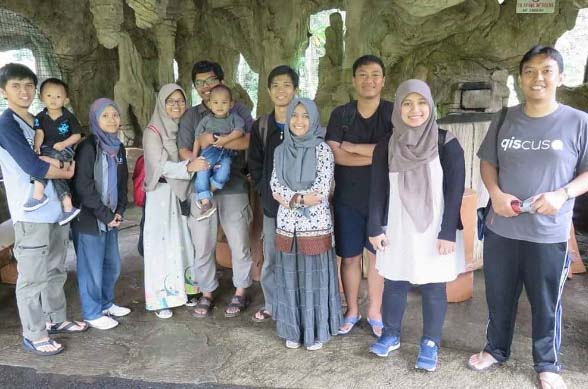
//> input picture Task 1/Poin 3/picture/source.jpg, 588 x 389 px; the run also reads 1 picture not shown here
$ ./template_matching   (built with g++ and OpenCV 4)
//> lines starting //> are read from the running program, lines starting //| are printed output that depends on the picture; after the words box and inside, x2 and y2 are one past the last pixel; in counts of white or black regions, pixels touching at a corner belong together
#include "opencv2/highgui/highgui.hpp"
#include "opencv2/imgproc/imgproc.hpp"
#include <iostream>
#include <stdio.h>

using namespace std;
using namespace cv;

/// Global Variables
Mat img; Mat templ; Mat result;
char* image_window = "Source Image";
char* result_window = "Result window";

int match_method;
int max_Trackbar = 5;

/// Function Headers
void MatchingMethod( int, void* );

int main()
{
  /// Load image and template
  img = imread( "picture/source.jpg", 1 );
//> img is the input picture: 389 rows x 588 cols, CV_8UC3; mean B, G, R 126.3, 129, 130.1
  templ = imread( "picture/template.jpg", 1 );

  /// Create windows
  namedWindow( image_window, CV_WINDOW_AUTOSIZE );
  namedWindow( result_window, CV_WINDOW_AUTOSIZE );
  moveWindow( image_window,0,0);
  moveWindow( result_window,640,0);

  /// Create Trackbar
  string trackbar_label = "Method:\n0: SQDIFF\n1: SQDIFF NORMED\n2: TM CCORR\n3: TM CCORR NORMED\n4: TM COEFF\n5: TM COEFF NORMED";
  createTrackbar( trackbar_label, image_window, &match_method, max_Trackbar, MatchingMethod );
  cout<< "Choose Method:\n0: SQDIFF\n1: SQDIFF NORMED\n2: TM CCORR\n3: TM CCORR NORMED\n4: TM COEFF\n5: TM COEFF NORMED"<<endl;

  MatchingMethod( 0, 0 );

  waitKey(0);
  return 0;
}

/**
 * @function MatchingMethod
 * @brief Trackbar callback
 */
void MatchingMethod( int, void* )
{
  /// Source image to display
  Mat img_display;
  img.copyTo( img_display );

  /// Create the result matrix
  int result_cols =  img.cols - templ.cols + 1;
//> result_cols = 570
  int result_rows = img.rows - templ.rows + 1;
//> result_rows = 361

  result.create( result_rows, result_cols, CV_32FC1 );

  /// Do the Matching and Normalize
  matchTemplate( img, templ, result, match_method );
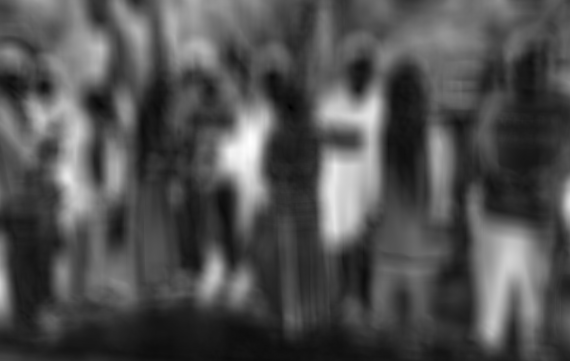
//> result: 361 rows x 570 cols, CV_32FC1; min 95047, max 30967890, mean 9851123; drawn with min black and max white
  normalize( result, result, 0, 1, NORM_MINMAX, -1, Mat() );

  /// Localizing the best match with minMaxLoc
  double minVal; double maxVal; Point minLoc; Point maxLoc;
  Point matchLoc;

  minMaxLoc( result, &minVal, &maxVal, &minLoc, &maxLoc, Mat() );
//> minVal = 0; maxVal = 1; minLoc = Point(290, 107); maxLoc = Point(250, 142)

  /// For SQDIFF and SQDIFF_NORMED, the best matches are lower values. For all the other methods, the higher the better
  if( match_method  == CV_TM_SQDIFF || match_method == CV_TM_SQDIFF_NORMED )
    { matchLoc = minLoc; }
//> matchLoc = Point(290, 107)
  else
    { matchLoc = maxLoc; }

  /// Show me what you got
  rectangle( img_display, matchLoc, Point( matchLoc.x + templ.cols , matchLoc.y + templ.rows ), Scalar::all(0), 2, 8, 0 );
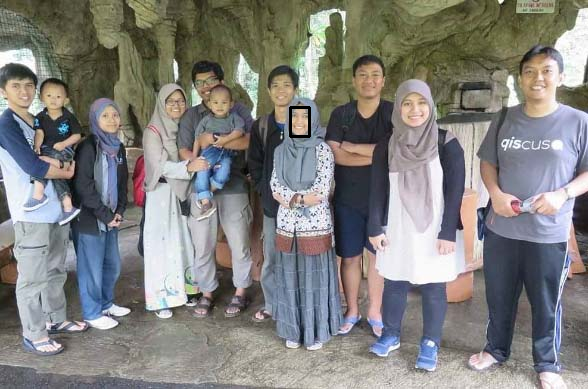
//> img_display: 389 rows x 588 cols, CV_8UC3; 0.12% of pixels changed, all inside (x1, y1, x2, y2) = (289, 106, 311, 138)
  rectangle( result, matchLoc, Point( matchLoc.x + templ.cols , matchLoc.y + templ.rows ), Scalar::all(0), 2, 8, 0 );
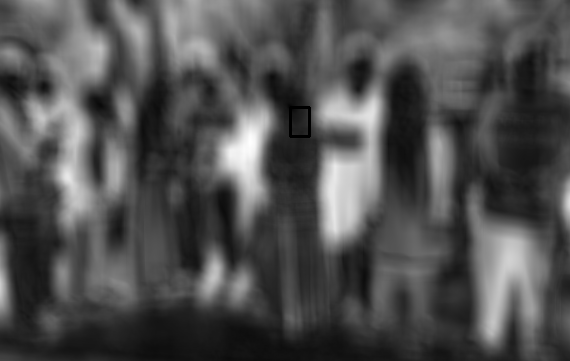
//> result: 361 rows x 570 cols, CV_32FC1; min 0, max 1, mean 0.316

  imshow( result_window, result );
  imshow( image_window, img_display );

  return;
}

//the original source code : https://docs.opencv.org/2.4/doc/tutorials/highgui/trackbar/trackbar.html
